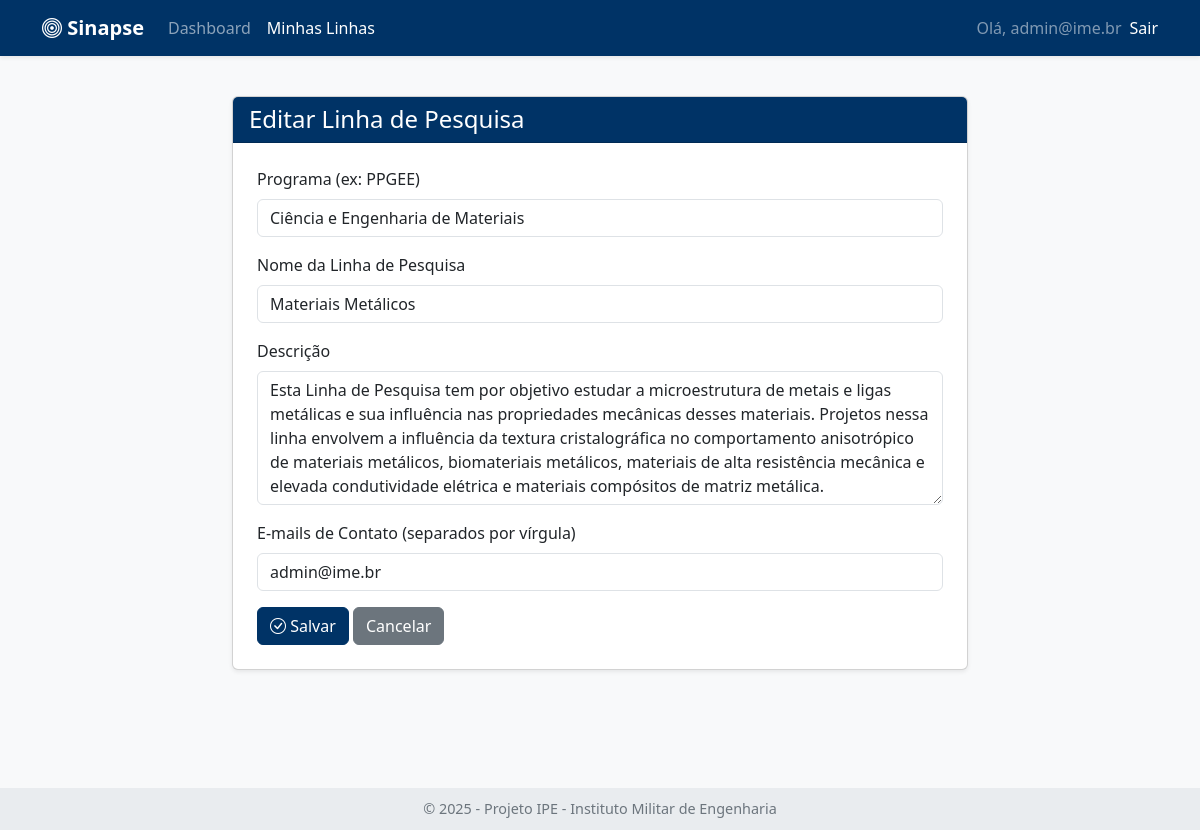
Screenshot of /linhas/editar/19 (signed in) with the database file from the repository.
### tables this page shows
CREATE TABLE linha_ime (
                id INTEGER PRIMARY KEY AUTOINCREMENT,
                programa TEXT,
                linha TEXT,
                descricao TEXT,
                emails_contato TEXT,
                embedding BLOB,
                user_id INTEGER,
                FOREIGN KEY (user_id) REFERENCES users (id)
            );

### app.py (the view, shortened to what this page needs)
@app.route('/linhas/editar/<int:linha_id>', methods=['GET', 'POST'])
@login_required
def editar_linha(linha_id):
    user_id = session['user_id']
    linha = motor.get_linha_by_id(linha_id, user_id)
    if linha is None:
        flash("Linha de pesquisa não encontrada ou você não tem permissão para editá-la.", "danger")
        return redirect(url_for('listar_linhas'))
    return render_template('linha_form.html', titulo="Editar Linha de Pesquisa", linha=linha)

### app.py (called while the page is built)
def login_required(f):
    @wraps(f)
    def decorated_function(*args, **kwargs):
        if 'user_id' not in session:
            flash("Você precisa fazer login para acessar esta página.", "warning")
            return redirect(url_for('login', next=request.path))
        return f(*args, **kwargs)
    return decorated_function

### motor_ia.py (called while the page is built)
    def _get_db_conn(self):
        try:
            sqlite3.register_adapter(np.ndarray, lambda arr: arr.astype(np.float32).tobytes())
            sqlite3.register_converter("vector", lambda b: np.frombuffer(b, dtype=np.float32))
            conn = sqlite3.connect(self.db_path, detect_types=sqlite3.PARSE_DECLTYPES | sqlite3.PARSE_COLNAMES)
            conn.row_factory = self._dict_factory
            return conn
        except sqlite3.Error as e:
            print(f"--- [DEBUG] MOTOR_IA: Erro ao CONECTAR ao banco de dados SQLite '{self.db_path}': {e} ---")
            return None

    def _dict_factory(self, cursor, row):
        d = {}
        for idx, col in enumerate(cursor.description):
            d[col[0]] = row[idx]
        return d

    def get_linha_by_id(self, linha_id, user_id):
        conn = self._get_db_conn()
        if not conn: return None
        try:
            cursor = conn.cursor()
            linha = cursor.execute("SELECT * FROM linha_ime WHERE id = ? AND user_id = ?", (linha_id, user_id)).fetchone()
            conn.close()
            return linha
        except sqlite3.Error as e:
            print(f"Erro ao buscar linha por ID: {e}")
            conn.close()
            return None

### templates/linha_form.html (shortened to what this page needs)
{% extends "base.html" %}
{% block content %}
<div class="row justify-content-center">
    <div class="col-lg-8">
        <div class="card shadow-sm">
            <div class="card-header h4 bg-main-brand text-white">
                {{ titulo }}
            </div>
            <div class="card-body p-4">
                <form method="post">
                    <div class="mb-3">
                        <label for="programa" class="form-label">Programa (ex: PPGEE)</label>
                        <input type="text" class="form-control" id="programa" name="programa" value="{{ linha.programa if linha else '' }}" required>
                    </div>
                    <div class="mb-3">
                        <label for="linha" class="form-label">Nome da Linha de Pesquisa</label>
                        <input type="text" class="form-control" id="linha" name="linha" value="{{ linha.linha if linha else '' }}" required>
                    </div>
                    <div class="mb-3">
                        <label for="descricao" class="form-label">Descrição</label>
                        <textarea class="form-control" id="descricao" name="descricao" rows="5" required>{{ linha.descricao if linha else '' }}</textarea>
                    </div>
                    <div class="mb-3">
                        <label for="emails_contato" class="form-label">E-mails de Contato (separados por vírgula)</label>
                        <input type="text" class="form-control" id="emails_contato" name="emails_contato" value="{{ linha.emails_contato if linha else '' }}">
                    </div>
                    <button type="submit" class="btn btn-main-brand"><i class="bi bi-check-circle"></i> Salvar</button>
                    <a href="{{ url_for('listar_linhas') }}" class="btn btn-secondary">Cancelar</a>
                </form>
            </div>
        </div>
    </div>
</div>
{% endblock %}

### templates/base.html (style rules this page uses)
body { background-color: #f8f9fa; padding-bottom: 80px; }
.card-header { background-color: #e9ecef; }
.bg-main-brand { background-color: #003366 !important; }
.btn-main-brand { background-color: #003366; border-color: #003366; color: #fff; }

### rows the page displays
linha_ime: programa "Ciência e Engenharia de Materiais", linha "Materiais Metálicos", descricao "Esta Linha de Pesquisa tem por objetivo estudar a microestrutura de metais e ligas metálicas e sua influência nas propriedades mecânicas desses materiais. Projetos nessa linha envolvem a influência da textura cristalográfica no comportamento anisotrópico de materiais metálicos, biomateriais metálicos, materiais de alta resistência mecânica e elevada condutividade elétrica e materiais compósitos de matriz metálica.", emails_contato "admin@ime.br"

### other values shown
{{ titulo }} "Editar Linha de Pesquisa"
